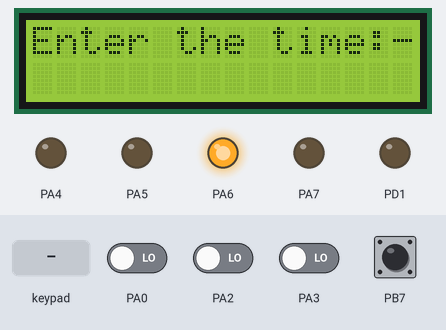
Simulated run of this program. Board: ATmega32, built with avr-gcc and emulated at 8 MHz. Shown: 16×2 character LCD, output pins drawn as LEDs (lit = HIGH). Wiring (inferred from the signals the program sends): 4×3 keypad with keys 1 2 3 4 5 6 7 8 9 * 0 # (labels assumed): rows PB0, PB1, PB2, PB3; columns PB4, PB5, PB6; character LCD (HD44780): RS PD0; E PD2; data PC4, PC5, PC6, PC7. The test bench sets the inputs (shaded band); at power-on: PB7 HIGH, PA0, PA2, PA3 LOW. Pins used as bus, display or sensor lines are not drawn.

Above: at 1.2 s.
1.3 s: keypad keys 1 2 3 4 pressed 0.4 s apart
At 2.0 s:
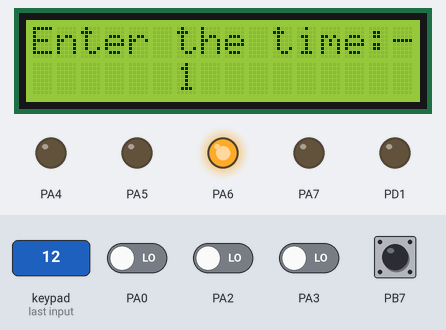
At 3.0 s:
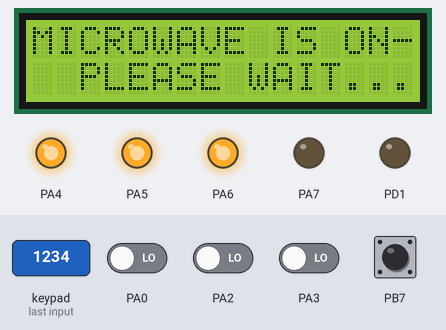
Timing chart, 0 to 4.5 s (numbered marks = the images above; inputs shaded):
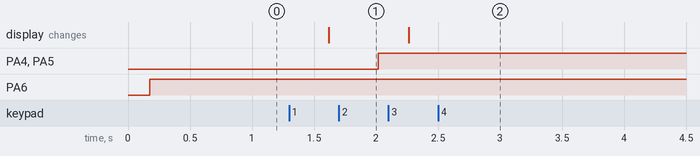

The program:

microWave_project.c
```c
// (licence header left out)
#include "MiceoWave.h"

int main(void)
{
	MW_Init_All();
	MW_Start();
	//SREG = (1<<7);
	while(1)
	{
	tum_dispatch();
	}

	return 0;
}
```

DataTypes.h
```c
/*
 * common.h
 *
 *  Created on: Oct 9, 2018
 *      Author: Aboelsaoud ^_^
 */

#ifndef COMMON_H_
#define COMMON_H_

typedef enum
{
	E_FALSE =0,
    E_TRUE,
}enum_bool_t;

typedef unsigned char uint_8;
typedef unsigned short  uint_16;
typedef unsigned long uint_32;


typedef signed char sint_8;
typedef signed short sint_16;
typedef signed long snit_32;

typedef float sfloat_32;

typedef enum_bool_t bool_t;

#define NULL (void*)0


#endif /* COMMON_H_ */
```

MiceoWave.c
```c
/*
 * MiceoWave.c
 *
 *  Created on: Apr 9, 2020
 *      Author: M.Aboelsaoud
 */
#include "MiceoWave.h"
static uint_8 key;
/**************timer****************************************************************/
str_obj obg1;

gcfg_hal_timer_t hal_timer_obj=
{
	.ins_timer=TIMER_0,
	.freq=PRESCALER_256,
	.timer_fun=NORMAL_MODE,
};

static uint_8 num1 , num2; /*used to cary the entered numbers */
static uint_8 num_of_sec;
void counter_time();
static void microwave_time_fun()
{
	if(num_of_sec!=0)
	{
		num_of_sec--;
	}
	else
	{
		MW_Stop();
	}

}

/**************timer*************************************************/


/********************************INTERUPt*************************/
gstr_ext_interrupt_config extenal_int_obg =
{
	.interrupt_level=ANY_CHANGE,
	.cb_fun_ptr=&MW__ON_Spot_Stop,
	.interrupt_number=INT_1,
};
/********************************INTERUPt*************************/
bool_t MW_Init_All(void)
{
	bool_t ret_val =E_TRUE;
	/*LCD*/
    Lcd_Init();
	LCD_Display_RowColumn(0,4,"TOSHIBA");
	LCD_Display_RowColumn(1,3,"MICROWAVE");
	/********************************INTERUPt*************************/
	//hal_ex_interrupt_Initi(&extenal_int_obg);
	/********************************INTERUPt*************************/

	/**************timer*************************************************/
	tmu_init(TIMER0 ,1);
	hal_init_timer(&hal_timer_obj, counter_time);
	/**************timer*************************************************/

	/*PortD configuration*/
	//GPIO_PortDirection(PORTD,PIN3,INPUT);

	GPIO_PortDirection(PORTA,PIN0,INPUT);
	GPIO_PortDirection(PORTA,PIN1,INPUT);
	GPIO_PortDirection(PORTA,PIN2,INPUT);
	GPIO_PortDirection(PORTA,PIN3,INPUT);
/*	GPIO_PortInit(PORTA,PIN0,1);
	GPIO_PortInit(PORTA,PIN1,1);
	GPIO_PortInit(PORTA,PIN2,1);
	GPIO_PortInit(PORTA,PIN3,1);*/
	GPIO_PortDirection(PORTA,PIN4,OUTPUT);
	GPIO_PortDirection(PORTA,PIN5,OUTPUT);
	GPIO_PortDirection(PORTA,PIN6,OUTPUT);
	GPIO_PortDirection(PORTA,PIN7,OUTPUT);
/*	GPIO_PortInit(PORTA,PIN4,0);
	GPIO_PortInit(PORTA,PIN5,0);
	GPIO_PortInit(PORTA,PIN6,0);
	GPIO_PortInit(PORTA,PIN7,0);*/

	SET_BIT(PORTA1,PIN6);
	//SET_BIT(PORTA1,PIN4);
	//SET_BIT(PORTA1,PIN7);
	//SET_BIT(PORTA1,PIN5);


	/*PortA configuration*/


	return ret_val;
}


bool_t MW_Start(void)
{
	bool_t ret_val =E_TRUE;
while((IS_BIT_CLEAR(PINA,PIN3)==0));
while((IS_BIT_CLEAR(PINA,PIN2)==0));
		Lcd_Clean();
		LCD_Display_RowColumn(0,0,"Enter the time:-");
		uint_8 i=0,j=1,k=6;
		for (i=0;i<2;i++)
		{
			key = KeyPad_getPressedKey();
			_delay_ms(200);
			/**************timer****************/
			if(i==0)
				num2=key;
			else
				num1=key;

			/**************timer****************/

			LCD_goToRowColumn(j,k);
			_delay_ms(100);
			switch(key)
			{
				case 0:
				{
					Lcd_Display_Character('0');
					break;
				}
				case 1:
				{
					Lcd_Display_Character('1');
					break;
				}
				case 2:
				{
					Lcd_Display_Character('2');
					break;
				}
				case 3:
				{
					Lcd_Display_Character('3');
					break;
				}
				case 4:
				{
					Lcd_Display_Character('4');
					break;
				}
				case 5:
				{
					Lcd_Display_Character('5');
					break;
				}
				case 6:
				{
					Lcd_Display_Character('6');
					break;
				}
				case 7:
				{
					Lcd_Display_Character('7');
					break;
				}
				case 8:
				{
					Lcd_Display_Character('8');
					break;
				}
				case 9:
				{
					Lcd_Display_Character('9');
					break;
				}
				case'*':
				{
					LCD_Display_RowColumn(0,1,"ERROE MUST ENTER NUM");
					LCD_Display_RowColumn(1,0,"TRY RETRY... ");
					_delay_ms(1000);
				    MW_Start();
				  break;
				}
				case'#':
				{
					LCD_Display_RowColumn(0,1,"ERROE MUST ENTER NUM");
					LCD_Display_RowColumn(1,0,"TRY RETRY... ");
					_delay_ms(1000);
					MW_Start();
					break;
				}
			default:
			{
				LCD_Display_RowColumn(0,1,"ERROE MUST ENTER NUM");
				LCD_Display_RowColumn(1,0,"TRY RETRY... ");
				_delay_ms(1000);
				 MW_Start();
				/*key = KeyPad_getPressedKey();
				if(key=='#')
				{
					i=0;
					k=3;
				  MW_Start();
				}*/
				break;
			}

			}
			k++;
		}
	num_of_sec =((num1*60)+(num2*10*60));//*(4*(num1+num2));

/**************timer****************/
start_timer(microwave_time_fun, PERIODIC,100, &obg1);
/**************timer****************/
while((IS_BIT_CLEAR(PINA,PIN0)==0));

SET_BIT(PORTA1,PIN5);
SET_BIT(PORTA1,PIN4);
LCD_Display_RowColumn(0,0,"MICROWAVE IS ON");
LCD_Display_RowColumn(1,2,"PLEASE WAIT...");


	return ret_val;
}


bool_t MW_Stop(void)
{
	bool_t ret_val =E_TRUE;

	/**************timer****************/
	hal_deinit_timer(&hal_timer_obj);
	/**************timer****************/
	SET_BIT(PORTA1,PIN7);
	CLEAR_BIT(PORTA1,PIN5);
	CLEAR_BIT(PORTA1,PIN4);
	CLEAR_BIT(PORTA1,PIN6);
	LCD_Display_RowColumn(0,0,"MICROWAVE IS OFF");
	LCD_Display_RowColumn(1,2,"FINSH....");


	return ret_val;
}
bool_t MW__ON_Spot_Stop()
{
	CLEAR_BIT(PORTA1,PIN5);
	CLEAR_BIT(PORTA1,PIN4);
	CLEAR_BIT(PORTA1,PIN6);
	CLEAR_BIT(PORTA1,PIN7);
	LCD_Display_RowColumn(0,0,"MICROWAVE IS STOP");
	//LCD_Display_RowColumn(1,2,"FINSH");

}
```

MiceoWave.h
```c
/*
 * MiceoWave.h
 *
 *  Created on: Apr 9, 2020
 *      Author: M.Aboelsaoud
 */

#ifndef MICEOWAVE_H_
#define MICEOWAVE_H_

#include"DataTypes.h"

#include"Keypad.h"
#include"lcd_driver.h"
#include"GPIO.h"
#include"external_interrupt.h"
#include"TMU.h"


bool_t MW_Init_All(void);
bool_t MW_Start(void);
bool_t MW_Stop(void);
bool_t MW__ON_Spot_Stop(void);


#endif /* MICEOWAVE_H_ */
```

TMU.c
```c
/*
 * TMU.c
 *
 *  Created on: Jul 15, 2018
 *      Author: Aboelsaoud ^_^
 */
#include"TMU.h"

static str_obj *ga_str_t[NO_AVAILABLE_TIMERS] ={NULL};
static uint_8 init_flag=0;
static uint_8 used_timers=0;
static uint_8 resolution;

void counter_time()
{
	for(uint_8 i =0; i<used_timers;i++)
	{
		ga_str_t[i]->curent_time--;
	}
}


bool_t tmu_init(base_timer timer , uint_8 res)
{
	bool_t ret_val =E_TRUE;
	if((timer < INVALID_MAX_INDEX)|(timer > INVALID_MAX_INDEX) && (res !=0) && (init_flag==0))
//    if(1)
	{
	    resolution = res;
		init_flag=1;

	}
	else
	{
		ret_val=E_FALSE;
	}

	return ret_val;
}


bool_t start_timer(void(*cb)(), type_timer type, uint_8 time, str_obj * obg_adrs)
{

	bool_t ret_val=E_TRUE;
	if((cb!= NULL) && (type < 2) && (obg_adrs != NULL) && (time>0) && (init_flag!=0))
	{
		if(used_timers < NO_AVAILABLE_TIMERS)
		{
		  for(uint_8 i =0; i < NO_AVAILABLE_TIMERS; i++)
		   {
			if(ga_str_t[i]==NULL)
			{
			ga_str_t[i]=obg_adrs;
			obg_adrs->cb=cb;
			obg_adrs->time=time;
			obg_adrs->type=type;
			obg_adrs->curent_time=time;
			used_timers++;
			break;
			}
			else if(ga_str_t[i] ==obg_adrs)
		    {
				break;
		    }

			else
			{
				ret_val=E_FALSE;
			}
		   }

	    }
		else
		{
			ret_val=E_FALSE;
		}
	}
	else
	{
		ret_val=E_FALSE;
	}

	return ret_val;
}


bool_t stop_timer(str_obj * obg_adrs)
{
	bool_t ret_val=E_TRUE;
	if((obg_adrs !=NULL) && (used_timers!=0))
	{
		for(uint_8 i =0; i<used_timers;i++)
		{
			if(ga_str_t[i]==obg_adrs)
			{
				ga_str_t[i]=NULL;
				used_timers--;
				break;
			}
		}
	}
	else
	{
		ret_val=E_FALSE;
	}

	return ret_val;
}


bool_t tum_dispatch()
{

	bool_t ret_val=E_TRUE;
	for(uint_8 i =0; i < used_timers; i++)
    {
		//if((ga_str_t[i]!=NULL) && (ga_str_t[i]->curent_time <=0))
		if((ga_str_t[i]->curent_time <= 0))
		{
			(ga_str_t[i]->cb)();
			if(ga_str_t[i]->type==ONE_SHOT)
			{
				stop_timer(ga_str_t[i]);
			}
			else
			{
				ga_str_t[i]->curent_time =ga_str_t[i]->time + ga_str_t[i]->curent_time;
			}

		}
		else
		{
			ret_val = E_FALSE;
		}
   }
	return ret_val;

}
```

TMU.h
```c
/*
 * TMN.h
 *
 *  Created on: Jul 15, 2018
 *      Author: Aboelsaoud ^_^
 */

#ifndef TMN_H_
#define TMN_H_

#include"DataTypes.h"
#include "hal_timer.h"

#define NO_AVAILABLE_TIMERS 4

#define TCCR0_t   (*(volatile unsigned char*)0x53)
#define TCNT0_t   (*(volatile unsigned char*)0x52)
#define TIMSK_t   (*(volatile unsigned char*)0x59)
#define TIFR_t    (*(volatile unsigned char*)0x58)
#define SREG_t    (*(volatile unsigned char*)0x5f)


typedef enum
{
	INVALID_MIN_INDEX=0x52,
	TIMER0 =  0x53,
	TIMER1 =  0x4f,
	TIMER2 =  0x45,
	INVALID_MAX_INDEX,

}base_timer;

typedef enum
{
	ONE_SHOT,
	PERIODIC,

}type_timer;

typedef struct
{
	uint_8 time;
	void(*cb)();
	type_timer type;
	sint_8 curent_time;

}str_obj;


bool_t tmu_init(base_timer timer , uint_8 res);
bool_t start_timer(void(*cb)(), type_timer type, uint_8 time, str_obj * obg_adrs);
bool_t stop_timer(str_obj * obg_adrs);
bool_t tum_dispatch();


#endif /* TMN_H_ */
```

external_interrupt.h
```c
/*
 * external_interrupt.h
 *
 *  Created on: Jul 29, 2019
 *      Author: M.Aboelsaoud
 */

#ifndef EXTERNAL_INTERRUPT_H_
#define EXTERNAL_INTERRUPT_H_

#include <avr/interrupt.h>
#include "DataTypes.h"
#include"AVR_registers.h"

//#define INT2

#define GETBIT(REG, BITNO)      ((REG>>BITNO)&1)
#define CLRBIT(REG, BITNO)      (REG &=~(BITNO<<1))
#define SETBIT(REG, BITNO)      (REG |=(BITNO<<1))
#define TOGGELBIT(REG, BITNO)   (REG ^=(BITNO<<1))


#define SET_PIN(reg ,pin) (reg |=(1<<pin))
#define CLEAR_PIN(reg ,pin) (reg &= ~(1<<pin))
#define TOGGAL_PIN(reg ,pin) (reg ^=(1<<pin))


typedef enum
{
	INT_0,
	INT_1,
	INT_2
}enum_interrupt_num;


typedef enum
{
	LOW_LEVEL,
	ANY_CHANGE,
	FALLING_EDAGE,
	RISING_EDAGE,
}enum_level_control;

typedef struct
{
	enum_interrupt_num interrupt_number;
	enum_level_control interrupt_level;
	void * cb_fun_ptr; //void(cb_fun*)(void);

}gstr_ext_interrupt_config;


bool_t hal_ex_interrupt_Initi(gstr_ext_interrupt_config *str_config);


#endif /* EXTERNAL_INTERRUPT_H_ */
```

external_interupt.c
```c
/*
 * external_interupt.c
 *
 *  Created on: Jul 29, 2019
 *      Author: M.Aboelsaoud
 */

#include "external_interrupt.h"

static void (*cb_int0)(void);
static void (*cb_int1)(void);

#ifdef INT2
static void (*cb_int2)(void);
#endif

ISR(INT0_vect)
{
	/*callback function from INT0 */
	 (*cb_int0)();
}

ISR(INT1_vect)
{
	/*callback function from INT1 */
	 (*cb_int1)();
}

#ifdef INT2
ISR(INT2_vect)
{
	/*callback function from INT2*/
	 (*cb_int2)();
}
#endif

static void interrupt_config(void)
{

	 /*enable INT0 , INT1, INT2*/
	GICR |=(1<<6)|(1<<7);
	//SREG  = (1<<7);

}


bool_t hal_ex_interrupt_Initi(gstr_ext_interrupt_config *str_config)
{

 bool_t ret_val =E_TRUE ;

 if(str_config != NULL)
 {

		interrupt_config();
	 if((str_config ->interrupt_number == INT_0) && (str_config->cb_fun_ptr !=NULL))
	 {

			cb_int0 = (void(*)(void))(str_config->cb_fun_ptr);

			 /*set the level configuration */
			 if(str_config->interrupt_level==LOW_LEVEL)
				 /*LOW_LEVEL*/
			  MCUCR &=~(1<<0)&~(1<<1);

			 if(str_config->interrupt_level==ANY_CHANGE)
				 /*ANY_CHANGE*/
			   MCUCR |=(1<<0)&~(1<<1);

			 if(str_config->interrupt_level==RISING_EDAGE)
				 /*RISING_EDAGE*/
			  MCUCR |=(1<<0)|(1<<1);

			 if(str_config->interrupt_level==FALLING_EDAGE)
				 /*FALLING_EDAGE*/
			  MCUCR &=~(1<<0)|(1<<1);


			  CLEAR_PIN(DIR_PORTD,2);

	 }


	 else if((str_config ->interrupt_number == INT_1) && (str_config->cb_fun_ptr !=NULL))
		 {

			cb_int1 = (void(*)(void))(str_config->cb_fun_ptr);

			 /*set the level configuration */
			 if(str_config->interrupt_level==LOW_LEVEL)
				 /*LOW_LEVEL*/
			  MCUCR &=~(1<<2)&~(1<<3);

			 if(str_config->interrupt_level==ANY_CHANGE)
			 	 /*ANY_CHANGE*/
			   MCUCR |=(1<<2)&~(1<<3);

			 if(str_config->interrupt_level==RISING_EDAGE)
			 	 /*RISING_EDAGE*/
			  MCUCR |=(1<<2)|(1<<3);

			 if(str_config->interrupt_level==FALLING_EDAGE)
			     /*FALLING_EDAGE*/
			  MCUCR &=~(1<<2)|(1<<3);

				 CLEAR_PIN(DIR_PORTD,3);

		 }
#ifdef INT2
	 else if((str_config ->interrupt_number == INT_2) && (str_config->cb_fun_ptr !=NULL))
	  	 {
		 cb_int2 = (void(*)(void))(str_config->cb_fun_ptr);
			 /*set the level configuration */
			 if(str_config->interrupt_level==RISING_EDAGE)
				 /*RISING_EDAGE*/
		     	  MCUCSR |=(1<<6);
			if(str_config->interrupt_level==FALLING_EDAGE)
				 /*FALLING_EDAGE*/
	    	  MCUCSR &=~(1<<6);

				   /*enable INT2*/
				 CLEAR_PIN(DIR_PORTB,2);
				 GICR = (1<<5);
				// SREG = (1<<7);
	  	 }
#endif
	 else
	 {
		 ret_val = E_FALSE;
	 }

 }
 else
 {
	 ret_val = E_FALSE;
 }

 // SREG = (1<<7);

return ret_val;
}
```

macros_commen.h
```c
/*
 * macros_commen.h
 *
 *  Created on: Feb 12, 2019
 *      Author: M.Aboelsaoud
 */

#ifndef MACROS_COMMEN_H_
#define MACROS_COMMEN_H_

/*Set bit in any register*/
#define SET_BIT(REG, BIT) (REG |=(1<<BIT))

/*Clear bit in any register*/
#define CLEAR_BIT(REG, BIT) (REG &= ~(1<<BIT))

/*Toggle bit in any register*/
#define TOGGLE_BIT(REG, BIT) (REG ^=(1<<BIT))

/*Check if any bit in register is set return true if bit is set*/
#define IS_BIT_SET(REG, BIT)  (REG & (1<<BIT))

/*Check if any bit in register is cleared return true if bit is cleared*/
#define IS_BIT_CLEAR(REG, BIT)  (!(REG & (1<<BIT)))

#endif /* MACROS_COMMEN_H_ */
```

micro_config.h
```c
/*
 * micro_config.h
 *
 *  Created on: Feb 12, 2019
 *      Author: M.Aboelsaoud
 */

#ifndef MICRO_CONFIG_H_
#define MICRO_CONFIG_H_


#ifndef F_CPU
#define F_CPU 8000000UL //8MHz Clock frequency
#endif

//#include <avr/io.h>
//#include <avr/interrupt.h>
#include <util/delay.h>


#endif /* MICRO_CONFIG_H_ */
```

Keypad.c
```c
/*
 * Keypad.c
 *
 *  Created on: Feb 13, 2019
 *      Author: M.Aboelsaoud
 */

#include "keypad.h"

uint_8 KeyPad_getPressedKey(void){
	uint_8 col,row;
	while(1)
	{
		for(col=0;col<N_col;col++) /* loop for columns */
		{
			/*
			 * each time only one of the column pins will be output and
			 * the rest will be input pins include the row pins
			 */
			KEYPAD_PORT_DIR = (0b00010000<<col);

			/*
			 * clear the output pin column in this trace and enable the internal
			 * pull up resistors for the rows pins
			 */
			KEYPAD_PORT_OUT = (~(0b00010000<<col));
			for(row=0;row<N_row;row++) /* loop for rows */
			{
				if(IS_BIT_CLEAR(KEYPAD_PORT_IN,row)) /* if the switch is press in this row */
				{
					#if (N_col == 3)
						return KeyPad_4x3_adjustKeyNumber((row*N_col)+col+1);
					#elif (N_col == 4)
						return KeyPad_4x4_adjustKeyNumber((row*N_col)+col+1);
					#endif
				}
			}
		}
	}
}

#if (N_col == 3)

uint_8 KeyPad_4x3_adjustKeyNumber(uint_8 button_number)
{
	switch(button_number)
	{
		case 10: return '*'; // ASCII Code of =
				 break;
		case 11: return 0;
				 break;
		case 12: return '#'; // ASCII Code of +
				 break;
		default: return button_number;
	}
}


#elif (N_col == 4)


uint_8 KeyPad_4x4_adjustKeyNumber(uint_8 button_number)
{
	switch(button_number)
	{
		case 1: return 7;
				break;
		case 2: return 8;
				break;
		case 3: return 9;
				break;
		case 4: return '%'; // ASCII Code of %
				break;
		case 5: return 4;
				break;
		case 6: return 5;
				break;
		case 7: return 6;
				break;
		case 8: return '*'; /* ASCII Code of '*' */
				break;
		case 9: return 1;
				break;
		case 10: return 2;
				break;
		case 11: return 3;
				break;
		case 12: return '-'; /* ASCII Code of '-' */
				break;
		case 13: return 13;  /* ASCII of Enter */
				break;
		case 14: return 0;
				break;
		case 15: return '='; /* ASCII Code of '=' */
				break;
		case 16: return '+'; /* ASCII Code of '+' */
				break;
		default: return button_number;
	}
}

#endif
```

Keypad.h
```c
/*
 * Keypad.h
 *
 *  Created on: Feb 13, 2019
 *      Author: M.Aboelsaoud
 */

#ifndef KEYPAD_H_
#define KEYPAD_H_


#include "DataTypes.h"
#include "AVR_registers.h"
#include "macros_commen.h"
#include "micro_config.h"

#define N_col 3
#define N_row 4

/* Keypad Port Configurations */
#define KEYPAD_PORT_OUT PORTB1
#define KEYPAD_PORT_IN  PINB
#define KEYPAD_PORT_DIR DDRB

/*
 * Function responsible for getting the pressed keypad key
 */
uint_8 KeyPad_getPressedKey(void);

#if (N_col == 3)
/*
 * Function responsible for mapping the switch number in the keypad to
 * its corresponding functional number in the proteus for 4x3 keypad
 */
uint_8 KeyPad_4x3_adjustKeyNumber(uint_8 button_number);
#elif (N_col == 4)
/*
 * Function responsible for mapping the switch number in the keypad to
 * its corresponding functional number in the proteus for 4x4 keypad
 */
uint_8 KeyPad_4x4_adjustKeyNumber(uint_8 button_number);
#endif

#endif /* KEYPAD_H_ */
```

hal_system_errors.h
```c
/*
 * hal_system_errors.h
 *
 *  Created on: Jul 20, 2018
 *      Author: hossam.adel
 */

#ifndef HAL_SYSTEM_ERRORS_H_
#define HAL_SYSTEM_ERRORS_H_

#define E_OK 1
#define E_NOK 0


#define BASE_HAL_TIMER_ERROR -50


#define  INVALID_ARG  (BASE_HAL_TIMER_ERROR -1)
#define  INVALID_TIMER  (BASE_HAL_TIMER_ERROR -2)I

#endif /* HAL_SYSTEM_ERRORS_H_ */
```

hal_timer.h
```c
/*
 * hal_timer.h
 *
 *  Created on: Jul 20, 2018
 *      Author: mahmoud.aboelsaoud
 */

#ifndef HAL_TIMER_H_
#define HAL_TIMER_H_

#include"DataTypes.h"

typedef enum {
	//a=0x53,
	TIMER_0=0x53,
	TIMER_1A=0x4f,
	TIMER_1B=0x4e,
	TIMER_2=0x45,
}genum_inst_timer_t;

typedef enum {
	WITHOUT_PRESACLER = 0x1,
	PRESCALER_8 ,
	PRESCALER_64,
#ifdef TIMER2
	PRESCALER_128,
#endif
	PRESCALER_256,
	PRESCALER_1024,
	EXTERNAL_CLOCK = 0x6,
}genum_freq_timer_t;

typedef enum {
	CTC_MODE,
	NORMAL_MODE,
	PWM_PHASE_CORRECT,
	FAST_PWM,
}genum_fun_timer_t;


typedef struct {
	genum_inst_timer_t ins_timer;
	genum_freq_timer_t freq;
	genum_fun_timer_t timer_fun;
	/*INT handler*/
}gcfg_hal_timer_t;

sint_8 hal_init_timer(gcfg_hal_timer_t * obj, uint_8* cb_fun);
sint_8 hal_start_timer(gcfg_hal_timer_t * obj);
sint_8 hal_read_timer(gcfg_hal_timer_t * obj, uint_8 *timer_contain);
sint_8 hal_is_timer_finish(gcfg_hal_timer_t * obj , bool_t * res);

sint_8 hal_update_timer(gcfg_hal_timer_t * obj , uint_8 value);

sint_8 hal_update_cmp_timer(gcfg_hal_timer_t * obj , uint_8 value);

sint_8 hal_deinit_timer(gcfg_hal_timer_t * obj);


#endif /* HAL_TIMER_H_ */
```

Source omitted: hal_timer.c (3259 bytes), lcd.c (4308 bytes), lcd_driver.h (1388 bytes), AVR_registers.h (1657 bytes), GPIO.c (5298 bytes), GPIO.h (608 bytes)

Measured:
- after the input at 1.3 s, PA4, PA5: LOW → HIGH after 0.72 s; the display: changes after 0.32 s (image 1)
